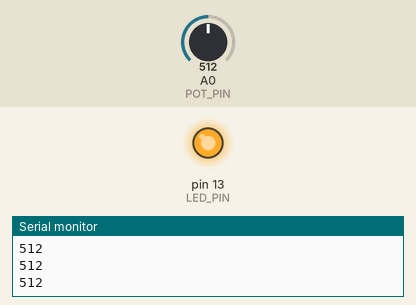
The sketch below on a simulated Arduino Uno, built with avr-gcc and run on an emulated ATmega328P. On the bench: output pins drawn as LEDs (lit = HIGH), the last lines printed to the serial monitor. The test bench sets the inputs (shaded band); at power-on: A0 (POT_PIN) = 512.

Above: at 1.2 s.
1.3 s: A0 (POT_PIN) set to 64
2.8 s: A0 (POT_PIN) set to 56
At 3.3 s:
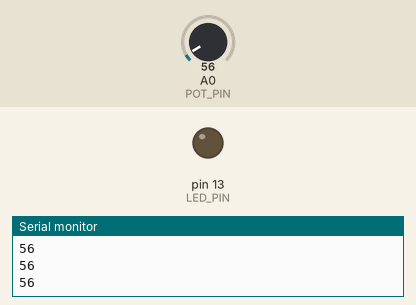
4.3 s: A0 (POT_PIN) set to 122
At 4.6 s:
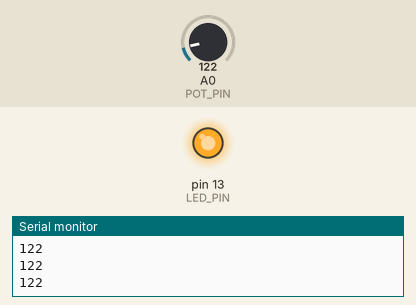
5.8 s: A0 (POT_PIN) set to 51
At 6.7 s:
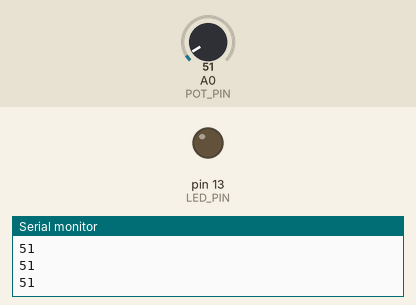
Timing chart, 0 to 8.3 s (numbered marks = the images above; inputs shaded):
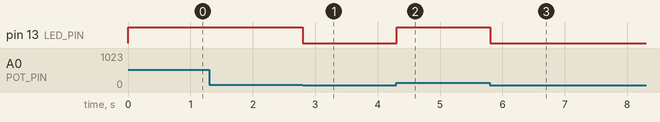

Measured:
- the behaviour switches between 61 and 60 on A0 (POT_PIN) (found by bisection; images 0 and 1)
- after the input at 2.8 s, pin 13 (LED_PIN): HIGH → LOW at once
- after the input at 4.3 s, pin 13 (LED_PIN): LOW → HIGH at once
- after the input at 5.8 s, pin 13 (LED_PIN): HIGH → LOW at once

The sketch:

photoresistor_test.ino
```cpp
#define LED_PIN 13
#define POT_PIN A0

int sensorValue = 0;

void setup() {
  Serial.begin(9600);
  pinMode(POT_PIN, INPUT);
  pinMode(LED_PIN, OUTPUT);
}

void loop() {
  sensorValue = analogRead(A0); // read between 0-1023 (10 bits)
  Serial.println(sensorValue);

  if (sensorValue < 61) {
    digitalWrite(LED_PIN, LOW);
  }

  if (sensorValue >= 61) {
    digitalWrite(LED_PIN, HIGH);
  }

  delay(10);
}
```
